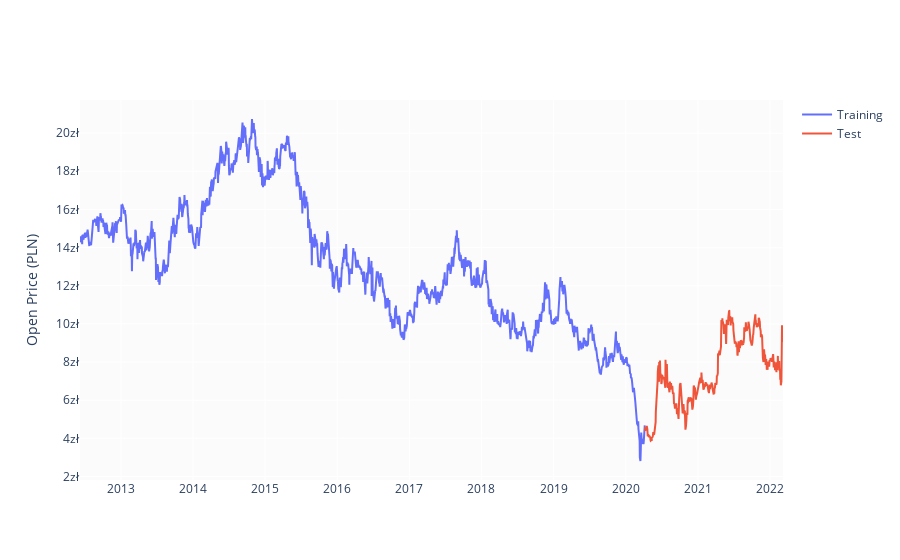

Source (notebook cell):
### Markdown cell above
### Split data

### Code cell
test_size = 0.2

test_split_idx = int(df.shape[0] * (1-test_size))

train_df = df.loc[:test_split_idx].copy()
test_df = df.loc[test_split_idx+1:].copy()

fig = go.Figure()
fig.add_trace(go.Scatter(x=train_df.Data, y=train_df.Otwarcie, name='Training'))
fig.add_trace(go.Scatter(x=test_df.Data, y=test_df.Otwarcie, name='Test'))
fig.update_layout(
    yaxis=dict(ticksuffix="zł")
)
fig.update_layout(
    yaxis_title='Open Price (PLN)'
)
fig.show()

### Figure 1 — Plotly figure (JSON) as saved in the notebook; plotly's stock layout.template omitted (floating-point values rounded to 4 significant figures; data arrays with more than 128 entries replaced by an {"elided": "..."} marker saying what was removed)
{"data": [{"name": "Training", "type": "scatter", "x": {"elided": "1955 str values"}, "y": {"elided": "1955 float values"}}, {"name": "Test", "type": "scatter", "x": {"elided": "488 str values"}, "y": {"elided": "488 float values"}}], "layout": {"yaxis": {"ticksuffix": "zł", "title": {"text": "Open Price (PLN)"}}}}
